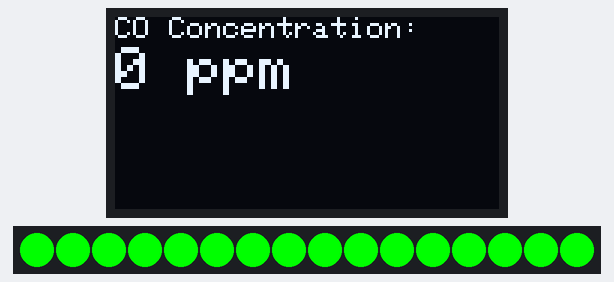
The program below on a simulated Seeed XIAO ESP32-S3. Parts: 128×64 one-colour display, 16 RGB LEDs in strip order, left to right. Random numbers use the default seed unless the program sets one; what the program prints to the serial monitor is not drawn.

Above: at 0.2 s.

The program:

main.cpp
```cpp
// #include "Arduino.h"
// #include <Adafruit_GFX.h>
// #include <Adafruit_SSD1306.h>
// #include <Adafruit_NeoPixel.h>

// void Print_Concentration();
// //---------------------Setup--------------------------------------------------------------------
// void setup()
// {
//   Serial.begin(9600);
//   delay(1000);

//   delay(1000);

//   // Set UART I/O to Mode1
// }
// //---------------------Main Loop-----------------------------------------------------------------------------------
// void loop()
// {

//   // Recover Mode 1 UART data as it arrives, update concentration, and read_flag state.
//   // Note: read_flag state will toggle after concentration has been updated.

//   // Print updated concentration level.
//   Print_Concentration();
//   // Serial.println("Hello World");
//   delay(100);

#include <Adafruit_GFX.h>
#include <Adafruit_SSD1306.h>
#include <Adafruit_NeoPixel.h>
#include "Arduino.h"
#include <Wire.h>
#include <ZE7_CO.h>

#define LED_Pin D2
#define read_flag_Pin D1

#define SCREEN_WIDTH 128
#define SCREEN_HEIGHT 64
#define OLED_RESET -1
Adafruit_SSD1306 display(SCREEN_WIDTH, SCREEN_HEIGHT, &Wire, OLED_RESET);

#define NEOPIXEL_PIN 2
#define NUMPIXELS 16
Adafruit_NeoPixel pixels(NUMPIXELS, NEOPIXEL_PIN, NEO_GRB + NEO_KHZ800);

int testConcentration = 0;         // Simulated CO concentration for testing
int graphData[SCREEN_WIDTH] = {0}; // Graph data array

HardwareSerial COSerial(0);

ZE7_CO ZE7_CO(&COSerial);

unsigned long previousMillis = 0;
unsigned long currentMillis;

float concentration = 0; // CO concentration in ppm.
bool read_flag = false;  // Toggles when UART data is received
bool last_read_flag;

void updateNeopixels(int concentration);
void updateDisplay(int concentration);
void Print_Concentration();

void setup()
{
  // Initialize Serial for debugging
  Serial.begin(9600);
  COSerial.begin(9600);
  ZE7_CO.beginMode1();
  Serial.println("Carbon Monoxide Detector/Decorative Night Light\nZurain Nazir | E: nazirzurain@gmail.com | P: +91 7006775359\nDec. 2024");

  // Initialize OLED display
  if (!display.begin(SSD1306_SWITCHCAPVCC, 0x3C))
  {
    Serial.println(F("SSD1306 allocation failed"));
    for (;;)
      ;
  }
  display.clearDisplay();
  display.display();

  // Initialize Neopixels
  pixels.begin();
  pixels.clear();
}

void loop()
{
  // Simulate test concentration (replace this with actual sensor data)
  testConcentration = random(0, 150);
  ZE7_CO.updateMode1_data(concentration, read_flag);

  // Update the OLED display
  // updateDisplay(testConcentration);
  updateDisplay(concentration);

  // Update the Neopixel LEDs
  // updateNeopixels(testConcentration);
  updateNeopixels(concentration);
  Print_Concentration();

  delay(1000); // Wait for 1 second
}

void updateDisplay(int concentration)
{
  // Shift graph data to the left
  for (int i = 0; i < SCREEN_WIDTH - 1; i++)
  {
    graphData[i] = graphData[i + 1];
  }
  // Add new data to the graph
  graphData[SCREEN_WIDTH - 1] = map(concentration, 0, 150, 0, SCREEN_HEIGHT);

  // Clear the display
  display.clearDisplay();

  // Display text
  display.setTextSize(1);
  display.setTextColor(SSD1306_WHITE);
  display.setCursor(0, 0);
  display.print(F("CO Concentration: "));
  display.setTextSize(2);
  display.setCursor(0, 10);
  display.print(concentration);
  display.print(F(" ppm"));

  // Draw the graph
  for (int x = 0; x < SCREEN_WIDTH; x++)
  {
    int y = SCREEN_HEIGHT - graphData[x];
    display.drawPixel(x, y, SSD1306_WHITE);
  }

  display.display();
}

void updateNeopixels(int concentration)
{
  uint32_t color;

  if (concentration <= 50)
  {
    color = pixels.Color(0, 255, 0); // Green
  }
  else if (concentration <= 100)
  {
    color = pixels.Color(255, 255, 0); // Yellow
  }
  else
  {
    color = pixels.Color(255, 0, 0); // Red
  }

  for (int i = 0; i < NUMPIXELS; i++)
  {
    pixels.setPixelColor(i, color);
  }
  pixels.show();
}

void Print_Concentration()
{
  if (read_flag != last_read_flag)
  {
    last_read_flag = read_flag;

    // Print data
    Serial.println("UARTI/O Mode1 Concentration Level:");
    Serial.print(concentration, 1);
    Serial.println(" ppm CO");
    Serial.println("-------------------------------------");
    Serial.println("");
  }
}
```
